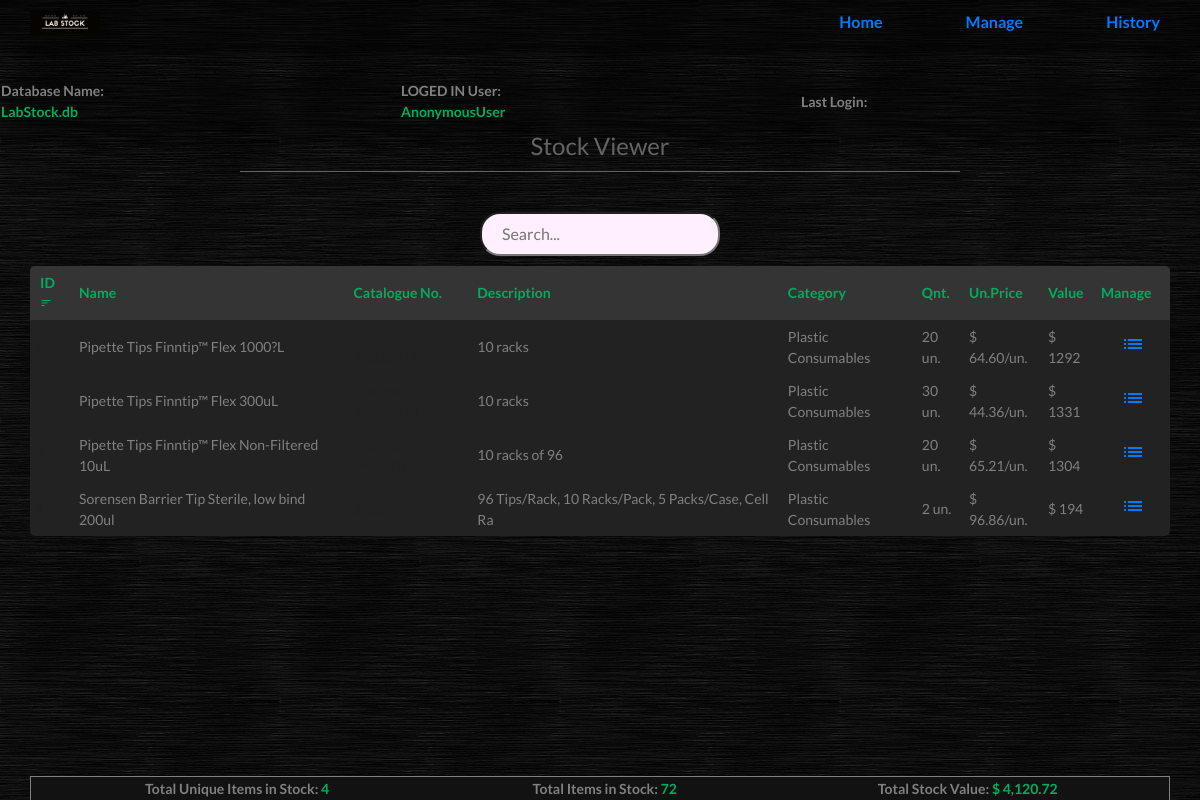
Before: / with the older database file.
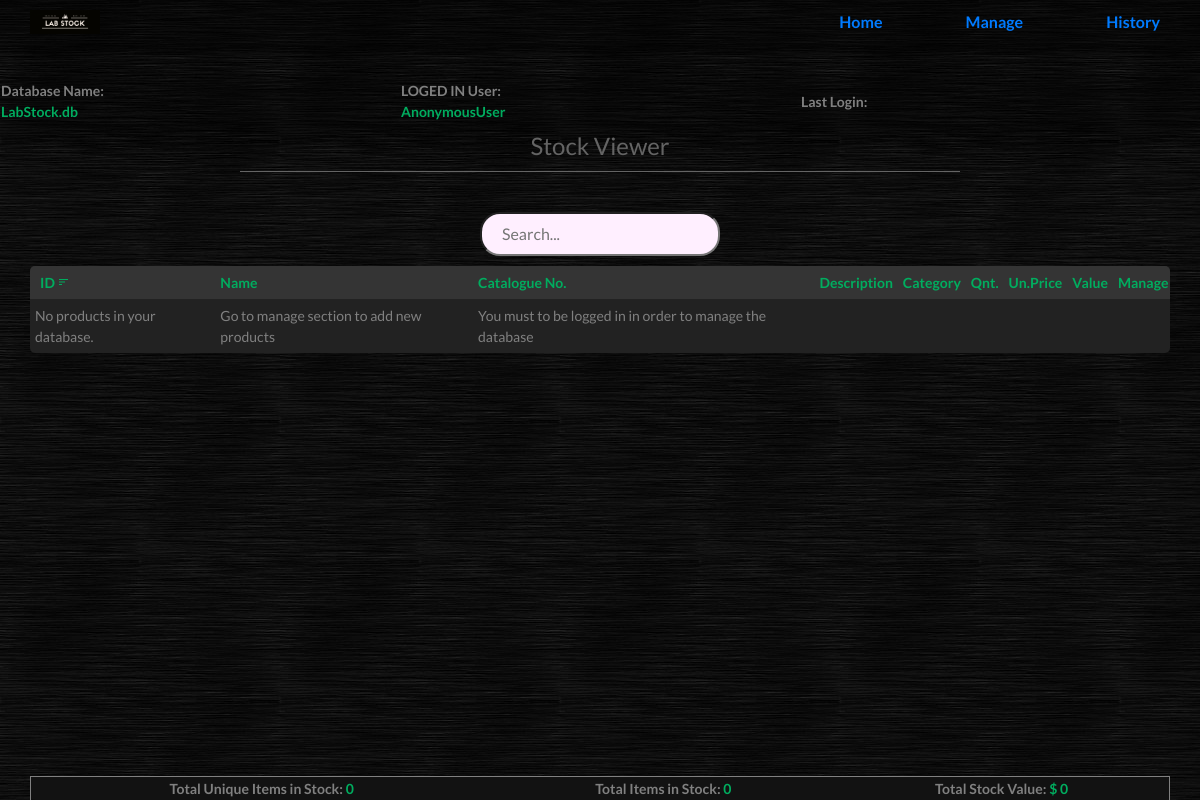
After: the same page with the newer database file.
### stock/models.py (models this page shows, shortened)
class Product(models.Model):
	category = models.ForeignKey(Category, on_delete=models.CASCADE)
	name = models.CharField(max_length=50, unique=True)
	brand = models.CharField(max_length=50)
	Catalog_No = models.CharField(max_length=100, blank=True)
	description = models.TextField(max_length=400)
	pkey = models.PositiveSmallIntegerField(unique=True, blank=True, help_text="Unique Product Key or Catalogue number. Current P.Key is unique")
	quantity = models.PositiveSmallIntegerField(help_text="Initial quantity value. Do no try to create a produt that already exists.")
	price = models.DecimalField(max_digits=8, decimal_places=2, help_text= " ex: $ 127.99 * Just type numbers")

class Category(models.Model):
	name = models.CharField(max_length=50, unique=True)
	description = models.TextField(max_length=400)
	def __str__(self):
		return self.name

### stock/views.py (the view)
# urls.py: path('', views.index, name='index'),
def index(request):
	all_products = Product.objects.all()
	context = Factory.get_product_context(Product)
	return render(request, 'stock/stock_home.html', context)

### stock/backend.py (called while the page is built)
	@staticmethod
	def value_calculate(products):
		init = 0
		for item in products:
			init += item.quantity * item.price
		return init

	@staticmethod
	def total_items(products):
		init=0
		for item in products:
			init+= item.quantity
		return init

	@staticmethod
	def get_product_context(products):
		all_products = products.objects.all()
		context = {'products': all_products,
				'total_products': len(all_products),
				'total_value': Factory.value_calculate(all_products),
				'total_items': Factory.total_items(all_products)}
		return context

### stock/templates/stock/stock_home.html (shortened to what this page needs)
{% extends 'stock/base.html' %}
{% load static %}
{% load humanize %}
{% block title %}
	<link rel="stylesheet" href="{% static 'stock/home.css' %}">
{% endblock %}
	{% block content %}
	<h3 style="font-size: 24px;"> Stock Viewer </h3>
	<div class='center' style="position: relative;">
		<input type="text" id="myInput" name="input" placeholder='Search...' class="popup" onkeyup="tableSearch()" onclick="fade_p()" spellcheck='false'>
	</div>
	<div style="margin-bottom: 50px;">
		<table class='body' id='mytable' style="overflow-y:auto;">
			<thead>
				<th onclick="sortTable123(0)" style="border-top-left-radius: 5px; padding-left: 10px;">ID <i class="material-icons icn">sort</i></th>
				<th onclick="sortTableABC(1)">Name </th>
				<th onclick="sortTable123(2)">Catalogue No.</th>
				<th onclick="sortTableABC(3)">Description</th>
				<th onclick="sortTableABC(4)">Category</th>
				<th onclick="sortTable123(5)">Qnt.</th>
				<th onclick="sortTable123(6)">Un.Price</th>
				<th onclick="sortTable123(7)">Value</th>
				<th style="width: 5%; padding-right: 1px; border-top-right-radius: 5px"> Manage </th>
			</thead>
			{% for item in products %}
			<tr>
				<td id="hide">{{item.id}}</td>
				<td>{{item.name}}</td>
				<td id="hide">{{item.pkey}}</td>
				<td>{{item.description|slice:"50"}}</td>
				<td>{{item.category}}</td>
				<td>{{item.quantity}} un.</td>
				<td>$ {{item.price|intcomma}}/un.</td>
				<td>$ {% widthratio item.price 1 item.quantity %}</td>
				<td><a href="{% url 'detail' item.id %}"><i class="material-icons">list</i></a></td>
			</tr>
			{% empty %}
			<tr><td>No products in your database.</td><td> Go to manage section to add new products</td><td>You must to be logged in in order to manage the database</td></tr>
			{% endfor %}
		</table>
	</div>
	<footer>
		<table class='foot'>
			<tr>
				<th>Total Unique Items in Stock: <div id='greenfont' style='display: inline;'> {{ total_products|intcomma }} </div></th>
				<th>Total Items in Stock: <div id='greenfont' style='display: inline;'> {{ total_items|intcomma }}</div></th>
				<th>Total Stock Value: <div id='greenfont' style='display: inline;'> $ {{ total_value|intcomma }}</div></th>
			</tr>
		</table>
	</footer>
</body>
{% endblock %}

### stock/templates/stock/base.html (shortened to what this page needs)
{% load static %}
<!DOCTYPE html>
<html>
<head>
	<link rel="stylesheet" href="{% static 'stock/base.css' %}">
<link rel="stylesheet" href="https://stackpath.bootstrapcdn.com/bootstrap/4.5.2/css/bootstrap.min.css">
	{% block title %}
	{% endblock %}
</head>
	<body style="font-family: 'Lato', sans-serif;">
			<nav class="top-bar">
				<ul class='title-area'>
					<li class='home'> <a href="{% url 'index' %}"> Home </a></li>
					<li class='manage'><a href="{% url 'manage' %}"> Manage </a></li>
					<li class='history'><a href="{% url 'history' %}"> History </a></li>
				</ul>
			</nav>
		<table class='cols'>
			<tr>
				<th> Database Name: <div id="greenfont"> LabStock.db </div></th>
				<th> LOGED IN User: <div id="greenfont"> {{request.user}} </div></th>
				<th> Last Login: <div id="greenfont"> {{request.user.last_login}} </div></th>
			</tr>
		</table>
		{% block content %}
		{% endblock %}
	</body>
</html>

### stock/static/stock/base.css (style rules this page uses)
body { background-image: url("background_texture.jpg"); margin: 0px; font-family: 'Lato', sans-serif; }
.head_table, .cols, .body, .foot, .items, .fname, ul { background-color: rgb(34, 34, 34); width: 95%; padding-left: 10px; margin-left: 30px; border: 1px gray solid; border-radius: 5px; color: gray; font-size: 14px; font-family: 'Lato', sans-serif; padding: 4px 10px; padding-left: 30px; text-align: left; text-decoration: none; }
.top-bar ul { background: url("icon.png") 30px 10px ; background-repeat: no-repeat; background-size: 70px; list-style-type: none; margin: 0; padding: 10px 0px; width: 100%; text-align: right; border: 0px; border-radius: 0px; background-color: rgba(0, 0, 0, 0.4); box-shadow: 0 0 30px 0 black; }
#greenfont { color: #00AD5F; }
.top-bar li, a { display: inline; color: gray; padding: 10px 20px; padding-top: 10px; text-align: center; text-decoration: none; font-size: 16px; font-weight: bold; transition: 0.3s; }
.cols { margin-top: 35px; margin-left: 0px; background-color: rgba(0,0,0, 0.3); box-shadow: 0 20px 20px 0 rgba(0,0,0, 0.3), 0 0 20px 0 rgba(0,0,0, 0.3) ; border:0px; padding-left: 10%; width: 100%; }
.cols th { text-align: left; border-radius: 5px; padding-bottom: 0px; width: 33%; }

### stock/static/stock/home.css (style rules this page uses)
.material-icons.icn { opacity: 1; font-size: 12px; }
#greenfont { color: #00AD5F; }
h3 { text-align: center; margin: auto; color: rgb(100,100,100); font-family: 'Lato', sans-serif; margin-top: 10px; padding-bottom: 10px; width: 60%; text-align: center; border-bottom: 1px solid rgb(100,100,100); }
table.body { margin-top: 10px; background-color: rgb(34, 34, 34); color: rgb(128, 128, 128); border: 0px; padding: 10px; border-collapse: collapse; }
.body thead th { background-color: rgb(52, 52, 52); color: #00AD5F; text-align: left; padding: 6px 5px; cursor: pointer; }
.body td { padding: 6px 5px; }
.body tr { transition: background-color 0.3s; }
.foot { position: fixed; bottom: 0; border-bottom: 0px; text-align: center; padding-left: 0px; background-color: #121212; }
.center { margin: auto; text-align: center; width: 100%; transition: 0.2s; }
input { width: 20%; margin-top: 20px; padding: 8px 20px; border-radius: 20px; background-color: #ffefff; outline: none; transition: 0.5s; margin-top: 40px; }
.popup { position: relative; display: inline-block; cursor: pointer; -webkit-user-select: none; -moz-user-select: none; -ms-user-select: none; user-select: none; }

Changed rows visible on the page:
removed Product: name "Pipette Tips Finntip™ Flex 1000?L", description "10 racks", category "Plastic Consumables", quantity "20", price "64.60", price+quantity "1292"
removed Product: name "Pipette Tips Finntip™ Flex 300uL", description "10 racks", category "Plastic Consumables", quantity "30", price "44.36", price+quantity "1331"
removed Product: name "Pipette Tips Finntip™ Flex Non-Filtered 10uL", description "10 racks of 96", category "Plastic Consumables", quantity "20", price "65.21", price+quantity "1304"
removed Product: name "Sorensen Barrier Tip Sterile, low bind 200ul", description "96 Tips/Rack, 10 Racks/Pack, 5 Packs/Case, Cell Ra", category "Plastic Consumables", quantity "2", price "96.86", price+quantity "194"
Other visible differences:
{{ total_products|intcomma }}: "4" → "0"
{{ total_items|intcomma }}: "72" → "0"
{{ total_value|intcomma }}: "4,120.72" → "0"
text now shown: "No products in your database. Go to manage section to add new products You must to be logged in in order to manage the database"
